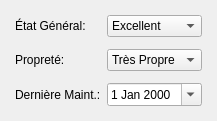
                     <widget class="QWidget" name="tabMaintenance">
                      <attribute name="title">
                       <string> Maintenance</string>
                      </attribute>
                      <layout class="QFormLayout" name="formLayoutMaint">
                       <property name="verticalSpacing">
                        <number>12</number>
                       </property>
                       <property name="leftMargin">
                        <number>15</number>
                       </property>
                       <property name="topMargin">
                        <number>15</number>
                       </property>
                       <property name="rightMargin">
                        <number>15</number>
                       </property>
                       <property name="bottomMargin">
                        <number>15</number>
                       </property>
                       <item row="0" column="0">
                        <widget class="QLabel" name="labelEtat">
                         <property name="text">
                          <string>État Général:</string>
                         </property>
                        </widget>
                       </item>
                       <item row="0" column="1">
                        <widget class="QComboBox" name="comboBoxEtat">
                         <item>
                          <property name="text">
                           <string>Excellent</string>
                          </property>
                         </item>
                         <item>
                          <property name="text">
                           <string>Bon</string>
                          </property>
                         </item>
                         <item>
                          <property name="text">
                           <string>Moyen</string>
                          </property>
                         </item>
                        </widget>
                       </item>
                       <item row="1" column="0">
                        <widget class="QLabel" name="labelProprete">
                         <property name="text">
                          <string>Propreté:</string>
                         </property>
                        </widget>
                       </item>
                       <item row="1" column="1">
                        <widget class="QComboBox" name="comboBoxProprete">
                         <item>
                          <property name="text">
                           <string>Très Propre</string>
                          </property>
                         </item>
                         <item>
                          <property name="text">
                           <string>Propre</string>
                          </property>
                         </item>
                         <item>
                          <property name="text">
                           <string>Moyen</string>
                          </property>
                         </item>
                        </widget>
                       </item>
                       <item row="2" column="0">
                        <widget class="QLabel" name="labelDerniereMaint">
                         <property name="text">
                          <string>Dernière Maint.:</string>
                         </property>
                        </widget>
                       </item>
                       <item row="2" column="1">
                        <widget class="QDateEdit" name="dateEditDerniereMaint">
                         <property name="calendarPopup">
                          <bool>true</bool>
                         </property>
                        </widget>
                       </item>
                      </layout>
                     </widget>
